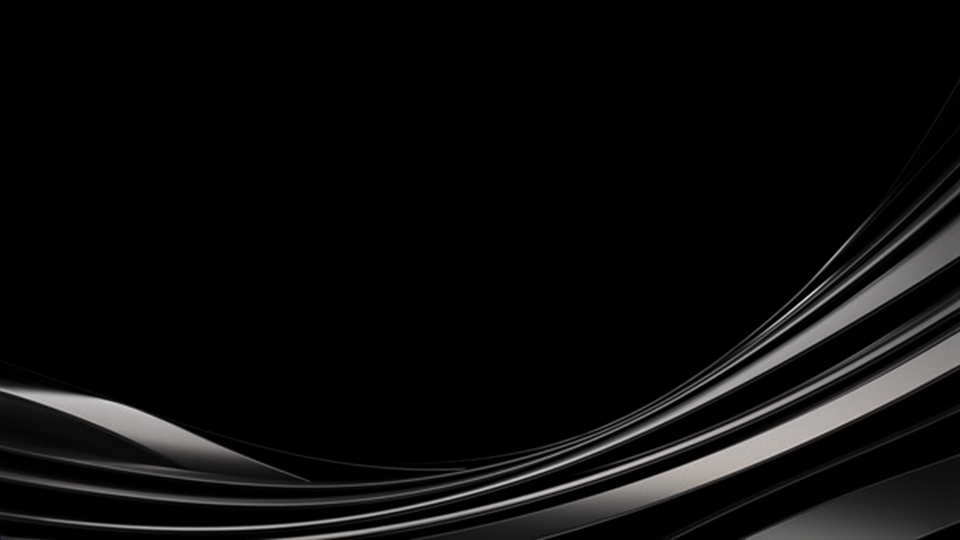
#> input picture BLACK_VOID_ASSETS/backgrounds/homescreen.png, 1920 x 1080 px (shown at 1/2 size)
$ python -i prepare_black_void_assets.py   (imports and definitions only)
#> lines starting #> are read from the running program, lines starting #| are printed output that depends on the picture; after the words box and inside, x2 and y2 are one past the last pixel; in counts of white or black regions, pixels touching at a corner belong together
#> further down, picture is the input picture: PIL image 1920x1080 RGBA; mean R, G, B, A 12.4, 12.1, 12.3, 255
#!/usr/bin/env python3
"""Download BLACK VOID artwork and generate PS4-sized glow icon variants.

Usage:
    python -m pip install Pillow
    python tools/prepare_black_void_assets.py

Outputs are written to BLACK_VOID_ASSETS/ for manual import into the theme
builder. This script does not create a PKG or include Sony packaging tools.
"""
from pathlib import Path
from urllib.request import Request, urlopen
from io import BytesIO
from PIL import Image, ImageFilter, ImageChops

ROOT = Path("BLACK_VOID_ASSETS")
BACKGROUNDS = {
    "homescreen.png": "https://photoshop-api.adobe.io/v2/short-url/urn:aaid:ps:US:02f71d3a-777f-4641-91f1-d6ae11e2cc6a",
    "functionscreen.png": "https://photoshop-api.adobe.io/v2/short-url/urn:aaid:ps:US:b5779301-d818-42c8-959b-8be4e83d4736",
}
FUNCTION = {
    "community": "https://photoshop-api.adobe.io/v2/short-url/urn:aaid:ps:US:3e15042d-ebdf-40cc-8f9e-7c71297afcda",
    "event": "https://photoshop-api.adobe.io/v2/short-url/urn:aaid:ps:US:2dfa9bc6-a9b6-435e-b428-b74bfec4854a",
    "friend": "https://photoshop-api.adobe.io/v2/short-url/urn:aaid:ps:US:c26ca465-d5b0-475a-bfe5-c2a2d96d3234",
    "message": "https://photoshop-api.adobe.io/v2/short-url/urn:aaid:ps:US:81430e5f-d0ea-4266-be94-aa0b7fece25b",
    "notification": "https://photoshop-api.adobe.io/v2/short-url/urn:aaid:ps:US:96095470-526c-44b4-ae27-8c898ae33018",
    "party": "https://photoshop-api.adobe.io/v2/short-url/urn:aaid:ps:US:b5f76dd4-7bb5-4b9a-b005-326503696fc0",
    "power": "https://photoshop-api.adobe.io/v2/short-url/urn:aaid:ps:US:a8b1abd1-b935-420c-87ac-a6f89cbdc825",
    "setting": "https://photoshop-api.adobe.io/v2/short-url/urn:aaid:ps:US:956e08b1-5fbd-4ebd-a1bf-6dbc5c4e3b2a",
    "trophy": "https://photoshop-api.adobe.io/v2/short-url/urn:aaid:ps:US:1c50f2b4-7339-4d11-b850-222e3b9d63ea",
}
CONTENT = {
    "browser": "https://photoshop-api.adobe.io/v2/short-url/urn:aaid:ps:US:dc1c5d5a-75d3-4707-9c5e-4a3edcd0810d",
    "disc": "https://photoshop-api.adobe.io/v2/short-url/urn:aaid:ps:US:5e8bd3f9-54e0-4156-8d3e-c25c18d23368",
    "discoverlay": "https://photoshop-api.adobe.io/v2/short-url/urn:aaid:ps:US:5639f83f-f743-4d3e-a7da-7806b5c57748",
    "folder": "https://photoshop-api.adobe.io/v2/short-url/urn:aaid:ps:US:82c0b9e3-5e4a-4005-851b-af925c06d4b1",
    "gallery": "https://photoshop-api.adobe.io/v2/short-url/urn:aaid:ps:US:c199133a-aa1e-4124-9ba3-413dfa30d4da",
    "library": "https://photoshop-api.adobe.io/v2/short-url/urn:aaid:ps:US:0aec1794-48d6-4eff-8b3b-9110fcaa33a7",
    "livefromps": "https://photoshop-api.adobe.io/v2/short-url/urn:aaid:ps:US:6074ea6c-68a8-43e2-9bf8-7e986bc9c96f",
    "shareplay": "https://photoshop-api.adobe.io/v2/short-url/urn:aaid:ps:US:d7ffa59d-0863-4905-a44b-dabb59934629",
    "tvvideo": "https://photoshop-api.adobe.io/v2/short-url/urn:aaid:ps:US:363cb601-b4b9-46e6-85c7-b53d484e4f5a",
    "usbmusic": "https://photoshop-api.adobe.io/v2/short-url/urn:aaid:ps:US:acbdb8a5-9c2e-4434-a17c-e2f7dc9b4875",
}

def download(url: str) -> Image.Image:
    request = Request(url, headers={"User-Agent": "BLACK-VOID-asset-preparer/1.0"})
    with urlopen(request, timeout=45) as response:
        data = response.read()
    image = Image.open(BytesIO(data))
    image.load()
    return image.convert("RGBA")

def fit_contain(image: Image.Image, size: tuple[int, int]) -> Image.Image:
#> called with size = (128, 128)
    image.thumbnail(size, Image.Resampling.LANCZOS)
    canvas = Image.new("RGBA", size, (0, 0, 0, 0))
#> canvas: PIL image 128x128 RGBA; every value is 0
    canvas.alpha_composite(image, ((size[0] - image.width)//2, (size[1] - image.height)//2))
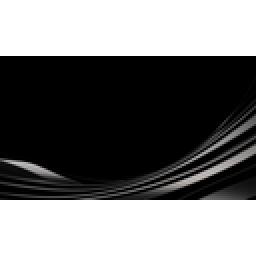
#> canvas: PIL image 128x128 RGBA (shown 2 times larger); mean R, G, B, A 7.1, 7, 7, 143.4; transparent parts drawn white
    return canvas

def make_glow(source: Image.Image) -> Image.Image:
    # Preserve the silver icon while adding a restrained cool-silver outer halo.
    icon = fit_contain(source, (128, 128))
    alpha = icon.getchannel("A")
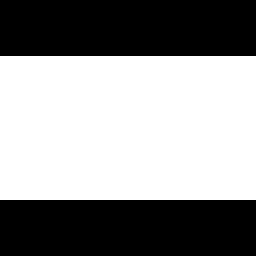
#> alpha: PIL image 128x128 L (shown 2 times larger); 56.2% white; 2 black regions, box (x1, y1, x2, y2) and area: (0, 0, 128, 28) 3584, (0, 100, 128, 128) 3584
    expanded = Image.new("L", (152, 152), 0)
#> expanded: PIL image 152x152 L; every value is 0
    expanded.paste(alpha, (12, 12))
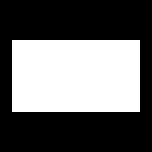
#> expanded: PIL image 152x152 L; 39.9% white; 1 white region, box (x1, y1, x2, y2) and area: (12, 40, 140, 112) 9216
    halo = expanded.filter(ImageFilter.GaussianBlur(5))
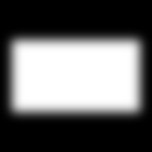
#> halo: PIL image 152x152 L; min 0, max 255, mean 101.7
    halo = halo.point(lambda value: min(150, int(value * 0.9)))
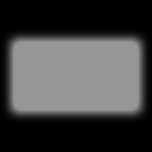
#> halo: PIL image 152x152 L; min 0, max 150, mean 66.8
    glow = Image.new("RGBA", (152, 152), (190, 205, 220, 0))
    glow.putalpha(halo)
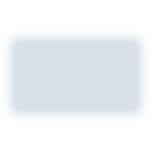
#> glow: PIL image 152x152 RGBA; mean R, G, B, A 190, 205, 220, 66.8; transparent parts drawn white
    base = Image.new("RGBA", (152, 152), (0, 0, 0, 0))
#> base: PIL image 152x152 RGBA; every value is 0
    base.alpha_composite(glow)
    base.alpha_composite(fit_contain(source, (128, 128)), (12, 12))
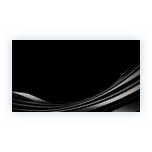
#> base: PIL image 152x152 RGBA; mean R, G, B, A 47.1, 50.3, 53.7, 109.5; transparent parts drawn white
    return base

def save_image(image: Image.Image, path: Path, size: tuple[int, int] | None = None) -> None:
    path.parent.mkdir(parents=True, exist_ok=True)
    if size:
        image = image.resize(size, Image.Resampling.LANCZOS)
    image.save(path, "PNG", optimize=True)

def main() -> None:
    bg_dir = ROOT / "backgrounds"
    fn_dir = ROOT / "function_icons"
    ct_dir = ROOT / "content_icons"
    for filename, url in BACKGROUNDS.items():
        save_image(download(url), bg_dir / filename, (1920, 1080))
        print(f"OK background: {filename}")
    for name, url in FUNCTION.items():
        source = download(url)
        save_image(fit_contain(source, (128, 128)), fn_dir / f"{name}.png")
        save_image(make_glow(source), fn_dir / f"{name}_glow.png")
        print(f"OK function icon + glow: {name}")
    for name, url in CONTENT.items():
        save_image(fit_contain(download(url), (512, 512)), ct_dir / f"{name}.png")
        print(f"OK content icon: {name}")
    print(f"\nPrepared 30 PNG files in: {ROOT.resolve()}")
    print("Import them into the builder's matching background, function-icon, and content-icon slots.")
    print("This is an artwork preparation step only; it does not build or validate a PS4 PKG.")

# [2 lines not run here, left out]

>>> from PIL import Image
>>> picture = Image.open('../BLACK_VOID_ASSETS/backgrounds/homescreen.png')
>>> result = make_glow(picture)
